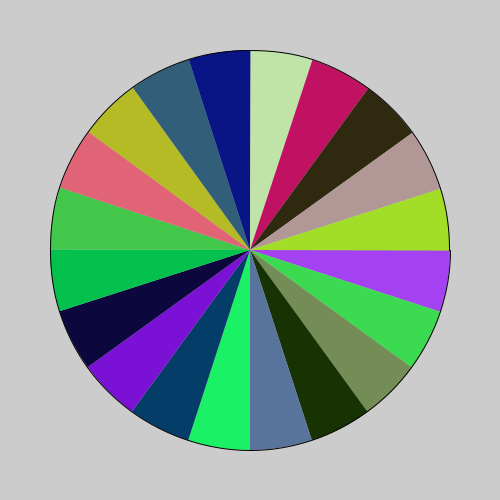
Frame 1 (no input)
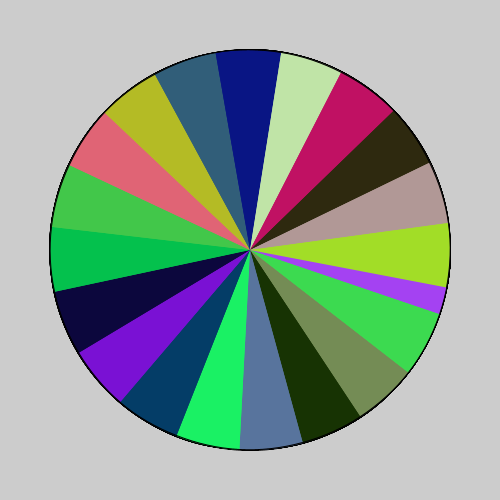
Frame 60 (the mouse pressed at the canvas centre just before this capture)
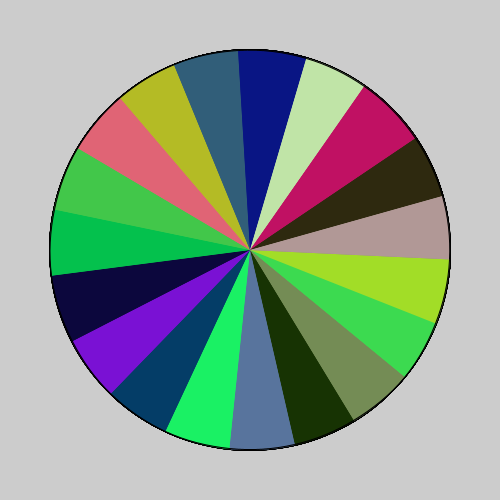
Frame 120 (the mouse held since frame 60 and released just before this capture)

The Processing sketch that drew these frames (run headless with seeded random() and noise(); from frame 60 on, the mouse is pressed at the canvas centre):

// Processing sketch: Squeezing_Out_The_Competition
// ── Squeezing_Out_The_Competition.pde
int numPlayersAtStart = 20;
int speed = 10;
float betPerPlay = 1;
String rewardType = "winner take one"; //"winner take one" or "winner take all"


int totalPoints = 0;
int startPoints = 100;
float diameter;

boolean printVals = false;

ArrayList<Player> players;

void setup() {
  size(500, 500);
  diameter = 0.8*width;
  frameRate( speed );
  textSize(30);
  
  players = new ArrayList<Player>();
  
  for(int i=0; i < numPlayersAtStart; i++) {
    Player x = new Player(color(random(0,255), random(0,255), random(0,255))); 
    players.add( x );
    totalPoints += startPoints;
  }
}


void draw() {
  playOneRound();
  drawPieGraph();
  eliminateBrokePlayers();
  
  if( players.size() == 1) {
    text("Game over", width/2, height/2);
    noLoop();
  }
}


void playOneRound() {
  float maxSoFar = 0;
  Player bestPlayerSoFar = players.get(0);
  
  for( Player p : players ) { 
    if( rewardType == "winner take all" )
      p.points -= betPerPlay;
    
    float rand = p.getRandomScore();
    if (rand > maxSoFar) {
      maxSoFar = rand; 
      bestPlayerSoFar = p;
    }
  }
  
  if( rewardType == "winner take all" )
    bestPlayerSoFar.points += players.size() * betPerPlay;
    
  else if( rewardType == "winner take one" ) {
    bestPlayerSoFar.points += betPerPlay;
    //totalPoints += costToPlay;
  }
  
  for( Player p : players ) {
    p.setPieAngle();
    if( printVals) println(p.points + "\t\t" + p.pieAngle+ "\t\t" + totalPoints);
  }
  
  println();
}


void drawPieGraph() {
  float lastAngle = 0;
  for (Player p: players) {
    fill(p.col);
    arc(width/2, height/2, diameter, diameter, lastAngle, lastAngle +p.pieAngle );
    lastAngle += p.pieAngle;
  }
}


void eliminateBrokePlayers() {
  int i = 0;
  while( i < players.size() ) {
    Player p = players.get(i);
    
    if( p.points <= 0 )
      players.remove( p );
      
    else
      i++;
  }
}

// ── Player.pde
class Player {
  float points;
  float pieAngle;
  color col;
  
  Player(color c) {
    this.col = c;
    this.points = startPoints;
  }
  
  void setPieAngle() {
    this.pieAngle = TWO_PI * this.points / totalPoints;
  }
  
  float getRandomScore() {
    return random(0, this.points);
  }
}
